Frame 1 (no input): blank canvas, image omitted
Frame 60 (the mouse pressed at the canvas centre just before this capture): blank canvas, image omitted
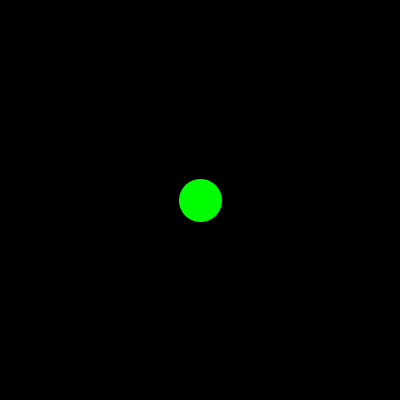
Frame 120 (the mouse held since frame 60 and released just before this capture)

The Processing sketch whose frames 1 and 60 were blank and that drew this single picture after the mouse press (run headless with seeded random() and noise(); from frame 60 on, the mouse is pressed at the canvas centre):

// Processing sketch: processing_71421
// ── processing_71421.pde

//Cole Pierce, CP1 4-5
int a=0;
int b=0;
int c=0;
int d=0;
int e=0;
int f=0;
int g=0;
int h=0;
int i=0;
int j=0;
int k=0;
int l=0;
int m=0;
int n=0;
int o=0;
int p=0;
int q=0;
float r=0;
int s=0;
int t=0;
int u=0;
int v=0;
float w=0;
float x=0;
int y=0;
int z=0;

void setup()
{
  size(400, 400);
  /**
   the controls for the 2 people:
   person1:
   w=up
   a=left
   d=right
   s=down
   perons2:
   i=up
   j=left
   l=right
   k=down
   other controls:
   c makes the color change
   t makes the time start
   m makes things move
   f speeds up the movement
   g slows down the movement
   . makes the speed stay the same
   
   by now you must be wondering why you are staring at a black screen,
   println("in order for the blcakness to dissapear you need to type the correct letter");
   println("hint: it is not one of the letters listed above");
   */

  smooth();
  if (y>1)
  {
    draw();
  }
}
void draw()
{

  frameRate(30+r);
  r=r+x;
  background(255, 255, 255);

  fill(0);
  stroke(0);
  ellipse(200-b, 200-a, 20, 20);
  strokeWeight(3);
  line(200-b, 200-a, 200-b, 240-a);
  line(200-b, 220-a, 220-b, 215-a);
  line(200-b, 220-a, 180-b, 215-a);
  line(200-b, 240-a, 215-b, 260-a);
  line(200-b, 240-a, 185-b, 260-a);
  fill(255, 0, 0);
  fill(0);
  stroke(0);
  ellipse(200-s, 200-t, 20, 20);
  strokeWeight(3);
  line(200-s, 200-t, 200-s, 240-t);
  line(200-s, 220-t, 220-s, 215-t);
  line(200-s, 220-t, 180-s, 215-t);
  line(200-s, 240-t, 215-s, 260-t);
  line(200-s, 240-t, 185-s, 260-t);
  fill(255, 0, 0);
  stroke(255-n, 50+n, 50+n);
  fill(255-n, 50+n, 50+n);
  n=n+o;
  if (n>150)
  {
    o=-2;
  }
  if (n<0)
  {
    o=2;
  }
  textSize(30);
  text(u, 320, 350);
  u=u+v;
  if (u>1000)
  {
    v=-1;
  }
  if (u<0)
  {
    v=1;
  }
  ellipse(15+f, 15, 20, 20);
  ellipse(355+h, 255, 20, 20);
  ellipse(155+i, 355, 20, 20);
  ellipse(105+j, 155, 20, 20);
  ellipse(350+p, 75, 20, 20);
  f=f+e;
  h=h+k;
  i=i+l;
  j=j+m;
  p=p+q;
  if (f>375)
  {
    e=-5;
  }
  if (f<-5)
  {
    e=5;
  }
  if (h>30)
  {
    k=-5;
  }
  if (h<-340)
  {
    k=5;
  }
  if (i>225)
  {
    l=-5;
  }
  if (i<-140)
  {
    l=5;
  }
  if (j>275)
  {
    m=-5;
  }
  if (j<-90)
  {
    m=5;
  }
  if (p>30)
  {
    q=-5;
  }
  if (p<-330)
  {
    q=5;
  }
  if (y<1)
  {
    fill(0+y);
    stroke(0);
    quad(1, 1, 0, 400, 400, 400, 400, 0);
  }
  if (z>1)
  {
    fill(255);
    textSize(45);
    text ("try again", 100, 200);
  }
  ellipse(mouseX, mouseY, 10, 10);
  if (mousePressed)
  {
    stroke(0, 255, 0);
    fill(0, 255, 0);
    ellipse(mouseX, mouseY, 40, 40);
  }
}
void keyPressed()
{
  if (key == 'w')
  {
    a=a+20;
  }
  if (key== 'a')
  {
    b=b+20;
  }
  if (key=='s')
  {
    a=a-20;
  }
  if (key=='d')
  {
    b=b-20;
  }
  if (key == 'i')
  {
    t=t+20;
  }
  if (key== 'j')
  {
    s=s+20;
  }
  if (key=='k')
  {
    t=t-20;
  }
  if (key=='l')
  {
    s=s-20;
  }
  if (key=='t')
  {
    v=1;
  }
  if (key=='c')
  {
    o=2;
  }
  if (key=='m')
  {
    e=5;
    k=5;
    l=5;
    m=5;
    q=5;
  }
  if (key=='f')
  {
    x=.1;
  }
  if (key=='g')
  {
    x=-.05;
  }
  if (key=='.')
  {
    x=o;
  }
  if (key=='x')
  {
    y=5;
  }
  if (key=='z')
  {
    z=5;
  }
  if (key=='v')
  {
    z=5;
  }
  if (key=='q')
  {
    z=5;
  }
  if (key=='e')
  {
    z=5;
  }
  if (key=='r')
  {
    z=5;
  }
  if (key=='y')
  {
    z=5;
  }
  if (key=='u')
  {
    z=5;
  }
  if (key=='o')
  {
    z=5;
  }
  if (key=='p')
  {
    z=5;
  }
  if (key=='b')
  {
    z=5;
  }
  if (key=='n')
  {
    z=5;
  }
}
void keyReleased()
{
  if (key=='z')
  {
    z=0;
  }
  if (key=='v')
  {
    z=0;
  }
  if (key=='q')
  {
    z=0;
  }
  if (key=='e')
  {
    z=0;
  }
  if (key=='r')
  {
    z=0;
  }
  if (key=='y')
  {
    z=0;
  }
  if (key=='u')
  {
    z=0;
  }
  if (key=='o')
  {
    z=0;
  }
  if (key=='p')
  {
    z=0;
  }
  if (key=='b')
  {
    z=0;
  }
  if (key=='n')
  {
    z=0;
  }
}
